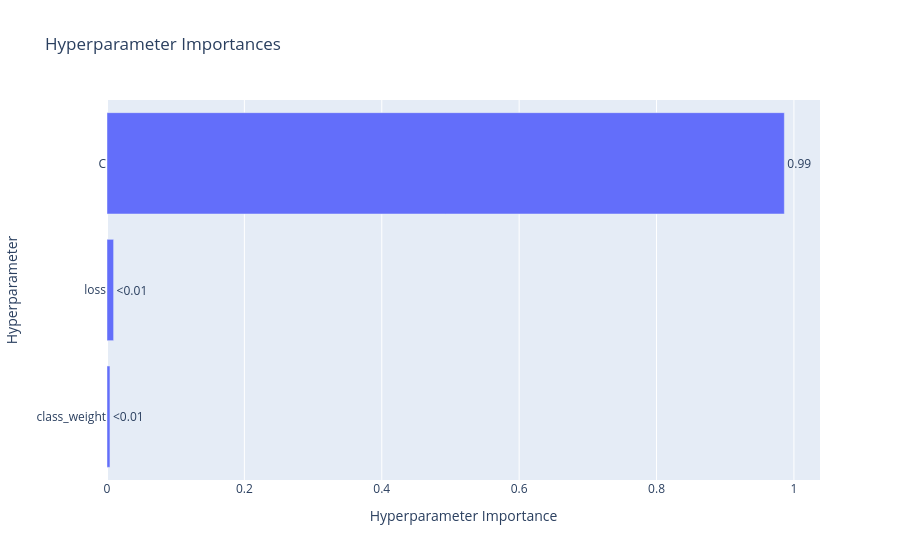

Source (notebook cell):
### Code cell
fig2 = plot_param_importances(study)
fig2.show()

### Figure 1 — Plotly figure (JSON) as saved in the notebook; plotly's stock layout.template omitted (floating-point values rounded to 4 significant figures)
{"data": [{"cliponaxis": false, "hovertemplate": ["class_weight (CategoricalDistribution): 0.0043163446098064<extra></extra>", "loss (CategoricalDistribution): 0.009619531072717121<extra></extra>", "C (FloatDistribution): 0.9860641243174766<extra></extra>"], "name": "Objective Value", "orientation": "h", "text": ["<0.01", "<0.01", "0.99"], "textposition": "outside", "x": [0.004316, 0.00962, 0.9861], "y": ["class_weight", "loss", "C"], "type": "bar"}], "layout": {"title": {"text": "Hyperparameter Importances"}, "xaxis": {"title": {"text": "Hyperparameter Importance"}}, "yaxis": {"title": {"text": "Hyperparameter"}}}}
